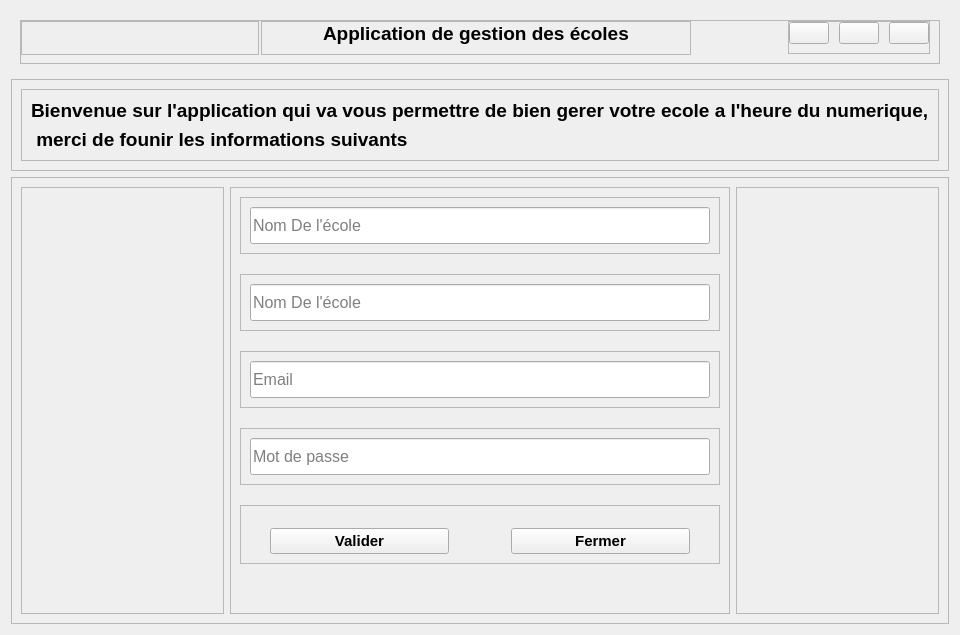
      <widget class="QWidget" name="welcome">
       <property name="maximumSize">
        <size>
         <width>758</width>
         <height>989</height>
        </size>
       </property>
       <layout class="QVBoxLayout" name="verticalLayout_4">
        <item>
         <widget class="QWidget" name="header_welcome" native="true">
          <layout class="QHBoxLayout" name="horizontalLayout_3">
           <item>
            <widget class="QFrame" name="frame_106">
             <property name="maximumSize">
              <size>
               <width>16777215</width>
               <height>50</height>
              </size>
             </property>
             <property name="frameShape">
              <enum>QFrame::StyledPanel</enum>
             </property>
             <property name="frameShadow">
              <enum>QFrame::Raised</enum>
             </property>
             <layout class="QHBoxLayout" name="horizontalLayout_120">
              <property name="spacing">
               <number>2</number>
              </property>
              <property name="leftMargin">
               <number>0</number>
              </property>
              <property name="topMargin">
               <number>0</number>
              </property>
              <property name="bottomMargin">
               <number>8</number>
              </property>
              <item>
               <widget class="QFrame" name="frame_113">
                <property name="frameShape">
                 <enum>QFrame::StyledPanel</enum>
                </property>
                <property name="frameShadow">
                 <enum>QFrame::Raised</enum>
                </property>
                <layout class="QHBoxLayout" name="horizontalLayout_124">
                 <property name="leftMargin">
                  <number>0</number>
                 </property>
                 <property name="topMargin">
                  <number>0</number>
                 </property>
                 <property name="rightMargin">
                  <number>0</number>
                 </property>
                 <item>
                  <widget class="QLabel" name="label_50">
                   <property name="text">
                    <string/>
                   </property>
                  </widget>
                 </item>
                </layout>
               </widget>
              </item>
              <item>
               <widget class="QFrame" name="fra">
                <property name="minimumSize">
                 <size>
                  <width>430</width>
                  <height>0</height>
                 </size>
                </property>
                <property name="frameShape">
                 <enum>QFrame::StyledPanel</enum>
                </property>
                <property name="frameShadow">
                 <enum>QFrame::Raised</enum>
                </property>
                <layout class="QHBoxLayout" name="horizontalLayout_121">
                 <property name="leftMargin">
                  <number>0</number>
                 </property>
                 <property name="topMargin">
                  <number>0</number>
                 </property>
                 <property name="rightMargin">
                  <number>0</number>
                 </property>
                 <property name="bottomMargin">
                  <number>9</number>
                 </property>
                 <item>
                  <widget class="QLabel" name="label_62">
                   <property name="text">
                    <string/>
                   </property>
                  </widget>
                 </item>
                 <item>
                  <widget class="QLabel" name="label_45">
                   <property name="font">
                    <font>
                     <pointsize>14</pointsize>
                     <weight>75</weight>
                     <bold>true</bold>
                    </font>
                   </property>
                   <property name="text">
                    <string>Application de gestion des écoles</string>
                   </property>
                  </widget>
                 </item>
                 <item>
                  <widget class="QLabel" name="label_63">
                   <property name="text">
                    <string/>
                   </property>
                  </widget>
                 </item>
                </layout>
               </widget>
              </item>
              <item alignment="Qt::AlignRight|Qt::AlignVCenter">
               <widget class="QFrame" name="frame_114">
                <property name="frameShape">
                 <enum>QFrame::StyledPanel</enum>
                </property>
                <property name="frameShadow">
                 <enum>QFrame::Raised</enum>
                </property>
                <layout class="QHBoxLayout" name="horizontalLayout_122">
                 <property name="spacing">
                  <number>10</number>
                 </property>
                 <property name="leftMargin">
                  <number>0</number>
                 </property>
                 <property name="topMargin">
                  <number>0</number>
                 </property>
                 <property name="rightMargin">
                  <number>0</number>
                 </property>
                 <property name="bottomMargin">
                  <number>9</number>
                 </property>
                 <item>
                  <widget class="QPushButton" name="min">
                   <property name="text">
                    <string/>
                   </property>
                   <property name="icon">
                    <iconset>
                     <normaloff>../../../../../../../../../../../../.designer/assets/icons/icons8-subtract-96.png</normaloff>../../../../../../../../../../../../.designer/assets/icons/icons8-subtract-96.png</iconset>
                   </property>
                   <property name="iconSize">
                    <size>
                     <width>20</width>
                     <height>20</height>
                    </size>
                   </property>
                  </widget>
                 </item>
                 <item>
                  <widget class="QPushButton" name="full">
                   <property name="text">
                    <string/>
                   </property>
                   <property name="icon">
                    <iconset>
                     <normaloff>../../../../../../../../../../../../.designer/assets/icons/icons8-full-image-96.png</normaloff>../../../../../../../../../../../../.designer/assets/icons/icons8-full-image-96.png</iconset>
                   </property>
                   <property name="iconSize">
                    <size>
                     <width>20</width>
                     <height>20</height>
                    </size>
                   </property>
                  </widget>
                 </item>
                 <item>
                  <widget class="QPushButton" name="close">
                   <property name="text">
                    <string/>
                   </property>
                   <property name="icon">
                    <iconset>
                     <normaloff>../../../../../../../../../../../../.designer/assets/icons/icons8-close-48.png</normaloff>../../../../../../../../../../../../.designer/assets/icons/icons8-close-48.png</iconset>
                   </property>
                   <property name="iconSize">
                    <size>
                     <width>20</width>
                     <height>20</height>
                    </size>
                   </property>
                  </widget>
                 </item>
                </layout>
               </widget>
              </item>
             </layout>
            </widget>
           </item>
          </layout>
         </widget>
        </item>
        <item>
         <widget class="QFrame" name="frame_115">
          <property name="frameShape">
           <enum>QFrame::StyledPanel</enum>
          </property>
          <property name="frameShadow">
           <enum>QFrame::Raised</enum>
          </property>
          <layout class="QVBoxLayout" name="verticalLayout_5">
           <item>
            <widget class="QFrame" name="frame_116">
             <property name="frameShape">
              <enum>QFrame::StyledPanel</enum>
             </property>
             <property name="frameShadow">
              <enum>QFrame::Raised</enum>
             </property>
             <layout class="QVBoxLayout" name="verticalLayout_6">
              <item>
               <widget class="QLabel" name="label_51">
                <property name="font">
                 <font>
                  <pointsize>14</pointsize>
                  <weight>75</weight>
                  <bold>true</bold>
                 </font>
                </property>
                <property name="text">
                 <string>Bienvenue sur l'application qui va vous permettre de bien gerer votre ecole a l'heure du numerique,</string>
                </property>
               </widget>
              </item>
              <item>
               <widget class="QLabel" name="label_52">
                <property name="font">
                 <font>
                  <pointsize>14</pointsize>
                  <weight>75</weight>
                  <bold>true</bold>
                 </font>
                </property>
                <property name="text">
                 <string> merci de founir les informations suivants </string>
                </property>
               </widget>
              </item>
             </layout>
            </widget>
           </item>
          </layout>
         </widget>
        </item>
        <item>
         <widget class="QFrame" name="frame_107">
          <property name="frameShape">
           <enum>QFrame::StyledPanel</enum>
          </property>
          <property name="frameShadow">
           <enum>QFrame::Raised</enum>
          </property>
          <layout class="QHBoxLayout" name="horizontalLayout_2">
           <item>
            <widget class="QFrame" name="frame_108">
             <property name="frameShape">
              <enum>QFrame::StyledPanel</enum>
             </property>
             <property name="frameShadow">
              <enum>QFrame::Raised</enum>
             </property>
             <layout class="QVBoxLayout" name="verticalLayout_60">
              <item>
               <spacer name="horizontalSpacer">
                <property name="orientation">
                 <enum>Qt::Horizontal</enum>
                </property>
                <property name="sizeHint" stdset="0">
                 <size>
                  <width>378</width>
                  <height>20</height>
                 </size>
                </property>
               </spacer>
              </item>
             </layout>
            </widget>
           </item>
           <item>
            <widget class="QFrame" name="frame_109">
             <property name="minimumSize">
              <size>
               <width>500</width>
               <height>0</height>
              </size>
             </property>
             <property name="frameShape">
              <enum>QFrame::StyledPanel</enum>
             </property>
             <property name="frameShadow">
              <enum>QFrame::Raised</enum>
             </property>
             <layout class="QVBoxLayout" name="verticalLayout_59">
              <property name="spacing">
               <number>20</number>
              </property>
              <item>
               <widget class="QFrame" name="frame_school">
                <property name="frameShape">
                 <enum>QFrame::StyledPanel</enum>
                </property>
                <property name="frameShadow">
                 <enum>QFrame::Raised</enum>
                </property>
                <layout class="QHBoxLayout" name="horizontalLayout_115">
                 <item>
                  <widget class="QLineEdit" name="school_name">
                   <property name="minimumSize">
                    <size>
                     <width>450</width>
                     <height>37</height>
                    </size>
                   </property>
                   <property name="font">
                    <font>
                     <pointsize>12</pointsize>
                    </font>
                   </property>
                   <property name="placeholderText">
                    <string>Nom De l'école</string>
                   </property>
                  </widget>
                 </item>
                </layout>
               </widget>
              </item>
              <item>
               <widget class="QFrame" name="username_frame">
                <property name="frameShape">
                 <enum>QFrame::StyledPanel</enum>
                </property>
                <property name="frameShadow">
                 <enum>QFrame::Raised</enum>
                </property>
                <layout class="QHBoxLayout" name="horizontalLayout_117">
                 <item>
                  <widget class="QLineEdit" name="username">
                   <property name="minimumSize">
                    <size>
                     <width>450</width>
                     <height>37</height>
                    </size>
                   </property>
                   <property name="font">
                    <font>
                     <pointsize>12</pointsize>
                    </font>
                   </property>
                   <property name="placeholderText">
                    <string>Nom De l'école</string>
                   </property>
                  </widget>
                 </item>
                </layout>
               </widget>
              </item>
              <item>
               <widget class="QFrame" name="email_frame">
                <property name="frameShape">
                 <enum>QFrame::StyledPanel</enum>
                </property>
                <property name="frameShadow">
                 <enum>QFrame::Raised</enum>
                </property>
                <layout class="QHBoxLayout" name="horizontalLayout_114">
                 <item>
                  <widget class="QLineEdit" name="email">
                   <property name="minimumSize">
                    <size>
                     <width>450</width>
                     <height>37</height>
                    </size>
                   </property>
                   <property name="font">
                    <font>
                     <pointsize>12</pointsize>
                    </font>
                   </property>
                   <property name="placeholderText">
                    <string>Email</string>
                   </property>
                  </widget>
                 </item>
                </layout>
               </widget>
              </item>
              <item>
               <widget class="QFrame" name="password_frame">
                <property name="frameShape">
                 <enum>QFrame::StyledPanel</enum>
                </property>
                <property name="frameShadow">
                 <enum>QFrame::Raised</enum>
                </property>
                <layout class="QHBoxLayout" name="horizontalLayout_116">
                 <item>
                  <widget class="QLineEdit" name="password">
                   <property name="minimumSize">
                    <size>
                     <width>450</width>
                     <height>37</height>
                    </size>
                   </property>
                   <property name="font">
                    <font>
                     <pointsize>12</pointsize>
                    </font>
                   </property>
                   <property name="echoMode">
                    <enum>QLineEdit::Password</enum>
                   </property>
                   <property name="cursorPosition">
                    <number>0</number>
                   </property>
                   <property name="placeholderText">
                    <string>Mot de passe</string>
                   </property>
                  </widget>
                 </item>
                </layout>
               </widget>
              </item>
              <item>
               <widget class="QFrame" name="frame_111">
                <property name="frameShape">
                 <enum>QFrame::StyledPanel</enum>
                </property>
                <property name="frameShadow">
                 <enum>QFrame::Raised</enum>
                </property>
                <layout class="QHBoxLayout" name="horizontalLayout_119">
                 <property name="spacing">
                  <number>62</number>
                 </property>
                 <property name="leftMargin">
                  <number>29</number>
                 </property>
                 <property name="topMargin">
                  <number>22</number>
                 </property>
                 <property name="rightMargin">
                  <number>29</number>
                 </property>
                 <item>
                  <widget class="QPushButton" name="btn_welcome_valider">
                   <property name="font">
                    <font>
                     <pointsize>11</pointsize>
                     <weight>75</weight>
                     <bold>true</bold>
                    </font>
                   </property>
                   <property name="cursor">
                    <cursorShape>PointingHandCursor</cursorShape>
                   </property>
                   <property name="text">
                    <string>Valider</string>
                   </property>
                  </widget>
                 </item>
                 <item>
                  <widget class="QPushButton" name="btn_welcome_fermer">
                   <property name="font">
                    <font>
                     <pointsize>11</pointsize>
                     <weight>75</weight>
                     <bold>true</bold>
                    </font>
                   </property>
                   <property name="cursor">
                    <cursorShape>PointingHandCursor</cursorShape>
                   </property>
                   <property name="text">
                    <string>Fermer</string>
                   </property>
                  </widget>
                 </item>
                </layout>
               </widget>
              </item>
              <item>
               <spacer name="verticalSpacer_3">
                <property name="orientation">
                 <enum>Qt::Vertical</enum>
                </property>
                <property name="sizeType">
                 <enum>QSizePolicy::Minimum</enum>
                </property>
                <property name="sizeHint" stdset="0">
                 <size>
                  <width>20</width>
                  <height>40</height>
                 </size>
                </property>
               </spacer>
              </item>
             </layout>
            </widget>
           </item>
           <item>
            <widget class="QFrame" name="frame_110">
             <property name="frameShape">
              <enum>QFrame::StyledPanel</enum>
             </property>
             <property name="frameShadow">
              <enum>QFrame::Raised</enum>
             </property>
             <layout class="QHBoxLayout" name="horizontalLayout_118">
              <item>
               <spacer name="horizontalSpacer_2">
                <property name="orientation">
                 <enum>Qt::Horizontal</enum>
                </property>
                <property name="sizeHint" stdset="0">
                 <size>
                  <width>377</width>
                  <height>20</height>
                 </size>
                </property>
               </spacer>
              </item>
             </layout>
            </widget>
           </item>
          </layout>
         </widget>
        </item>
       </layout>
      </widget>
